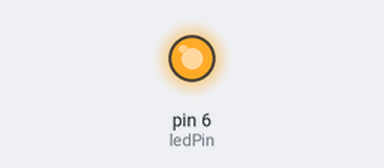
Bench run of a sketch on a simulated Arduino Uno, built with avr-gcc and run on an emulated ATmega328P. Parts: output pins drawn as LEDs (lit = HIGH).

Above: at 0.1 s.
Timing chart, 0 to 1.6 s (numbered marks = the images above):
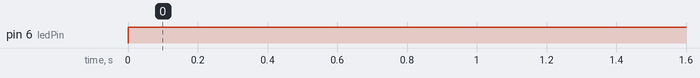

Measured:
- by itself, pin 6 (ledPin): LOW → HIGH at 0.00 s

The sketch:

LEDControl.ino
```cpp
// Simple sketch to control the brightness of an LED
// Joel Voldman, MIT
// Written July 2014

//Define some constants
const int ledPin = 6;        // select the pin for the LED

void setup() {
  // declare the ledPin as an OUTPUT:
  pinMode(ledPin, OUTPUT);

}

void loop() {
  // set the brightness of the LED:
  analogWrite(ledPin, 255);

  delay(50);      // Wait 50 ms
}
```
